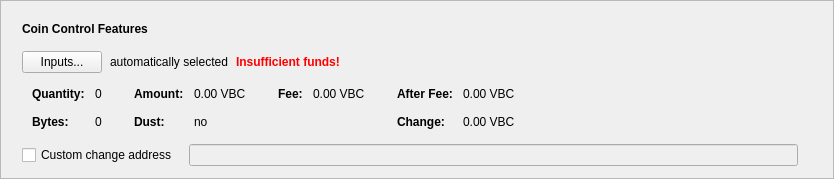
      <widget class="QFrame" name="frameCoinControl">
       <property name="sizePolicy">
        <sizepolicy hsizetype="Expanding" vsizetype="Fixed">
         <horstretch>0</horstretch>
         <verstretch>0</verstretch>
        </sizepolicy>
       </property>
       <property name="frameShape">
        <enum>QFrame::StyledPanel</enum>
       </property>
       <property name="frameShadow">
        <enum>QFrame::Raised</enum>
       </property>
       <layout class="QVBoxLayout" name="verticalLayout_2">
        <item>
         <layout class="QVBoxLayout" name="verticalLayoutCoinControl" stretch="0,0,0,0,0">
          <property name="spacing">
           <number>0</number>
          </property>
          <property name="sizeConstraint">
           <enum>QLayout::SetDefaultConstraint</enum>
          </property>
          <property name="leftMargin">
           <number>10</number>
          </property>
          <property name="topMargin">
           <number>10</number>
          </property>
          <item>
           <layout class="QHBoxLayout" name="horizontalLayoutCoinControl1">
            <property name="bottomMargin">
             <number>15</number>
            </property>
            <item>
             <widget class="QLabel" name="labelCoinControlFeatures">
              <property name="sizePolicy">
               <sizepolicy hsizetype="Preferred" vsizetype="Maximum">
                <horstretch>0</horstretch>
                <verstretch>0</verstretch>
               </sizepolicy>
              </property>
              <property name="font">
               <font>
                <weight>75</weight>
                <bold>true</bold>
               </font>
              </property>
              <property name="styleSheet">
               <string notr="true">font-weight:bold;</string>
              </property>
              <property name="text">
               <string>Coin Control Features</string>
              </property>
             </widget>
            </item>
           </layout>
          </item>
          <item>
           <layout class="QHBoxLayout" name="horizontalLayoutCoinControl2" stretch="0,0,0,0">
            <property name="spacing">
             <number>8</number>
            </property>
            <property name="bottomMargin">
             <number>10</number>
            </property>
            <item>
             <widget class="QPushButton" name="pushButtonCoinControl">
              <property name="styleSheet">
               <string notr="true"/>
              </property>
              <property name="text">
               <string>Inputs...</string>
              </property>
              <property name="autoDefault">
               <bool>false</bool>
              </property>
             </widget>
            </item>
            <item>
             <widget class="QLabel" name="labelCoinControlAutomaticallySelected">
              <property name="text">
               <string>automatically selected</string>
              </property>
              <property name="margin">
               <number>5</number>
              </property>
             </widget>
            </item>
            <item>
             <widget class="QLabel" name="labelCoinControlInsuffFunds">
              <property name="font">
               <font>
                <weight>75</weight>
                <bold>true</bold>
               </font>
              </property>
              <property name="styleSheet">
               <string notr="true">color:red;font-weight:bold;</string>
              </property>
              <property name="text">
               <string>Insufficient funds!</string>
              </property>
              <property name="margin">
               <number>5</number>
              </property>
             </widget>
            </item>
            <item>
             <spacer name="horizontalSpacerCoinControl">
              <property name="orientation">
               <enum>Qt::Horizontal</enum>
              </property>
              <property name="sizeHint" stdset="0">
               <size>
                <width>40</width>
                <height>1</height>
               </size>
              </property>
             </spacer>
            </item>
           </layout>
          </item>
          <item>
           <widget class="QWidget" name="widgetCoinControl" native="true">
            <property name="sizePolicy">
             <sizepolicy hsizetype="Preferred" vsizetype="Preferred">
              <horstretch>0</horstretch>
              <verstretch>0</verstretch>
             </sizepolicy>
            </property>
            <property name="minimumSize">
             <size>
              <width>0</width>
              <height>0</height>
             </size>
            </property>
            <property name="styleSheet">
             <string notr="true"/>
            </property>
            <layout class="QHBoxLayout" name="horizontalLayoutCoinControl5">
             <property name="leftMargin">
              <number>0</number>
             </property>
             <property name="topMargin">
              <number>0</number>
             </property>
             <property name="rightMargin">
              <number>0</number>
             </property>
             <property name="bottomMargin">
              <number>0</number>
             </property>
             <item>
              <layout class="QHBoxLayout" name="horizontalLayoutCoinControl3" stretch="0,0,0,1">
               <property name="spacing">
                <number>20</number>
               </property>
               <property name="topMargin">
                <number>0</number>
               </property>
               <property name="bottomMargin">
                <number>10</number>
               </property>
               <item>
                <layout class="QFormLayout" name="formLayoutCoinControl1">
                 <property name="horizontalSpacing">
                  <number>10</number>
                 </property>
                 <property name="verticalSpacing">
                  <number>14</number>
                 </property>
                 <property name="leftMargin">
                  <number>10</number>
                 </property>
                 <property name="topMargin">
                  <number>4</number>
                 </property>
                 <property name="rightMargin">
                  <number>6</number>
                 </property>
                 <item row="0" column="0">
                  <widget class="QLabel" name="labelCoinControlQuantityText">
                   <property name="font">
                    <font>
                     <weight>75</weight>
                     <bold>true</bold>
                    </font>
                   </property>
                   <property name="text">
                    <string>Quantity:</string>
                   </property>
                   <property name="margin">
                    <number>0</number>
                   </property>
                  </widget>
                 </item>
                 <item row="0" column="1">
                  <widget class="QLabel" name="labelCoinControlQuantity">
                   <property name="cursor">
                    <cursorShape>IBeamCursor</cursorShape>
                   </property>
                   <property name="contextMenuPolicy">
                    <enum>Qt::ActionsContextMenu</enum>
                   </property>
                   <property name="text">
                    <string notr="true">0</string>
                   </property>
                   <property name="margin">
                    <number>0</number>
                   </property>
                   <property name="textInteractionFlags">
                    <set>Qt::LinksAccessibleByMouse|Qt::TextSelectableByKeyboard|Qt::TextSelectableByMouse</set>
                   </property>
                  </widget>
                 </item>
                 <item row="1" column="0">
                  <widget class="QLabel" name="labelCoinControlBytesText">
                   <property name="font">
                    <font>
                     <weight>75</weight>
                     <bold>true</bold>
                    </font>
                   </property>
                   <property name="text">
                    <string>Bytes:</string>
                   </property>
                  </widget>
                 </item>
                 <item row="1" column="1">
                  <widget class="QLabel" name="labelCoinControlBytes">
                   <property name="cursor">
                    <cursorShape>IBeamCursor</cursorShape>
                   </property>
                   <property name="contextMenuPolicy">
                    <enum>Qt::ActionsContextMenu</enum>
                   </property>
                   <property name="text">
                    <string notr="true">0</string>
                   </property>
                   <property name="textInteractionFlags">
                    <set>Qt::LinksAccessibleByMouse|Qt::TextSelectableByKeyboard|Qt::TextSelectableByMouse</set>
                   </property>
                  </widget>
                 </item>
                </layout>
               </item>
               <item>
                <layout class="QFormLayout" name="formLayoutCoinControl2">
                 <property name="horizontalSpacing">
                  <number>10</number>
                 </property>
                 <property name="verticalSpacing">
                  <number>14</number>
                 </property>
                 <property name="leftMargin">
                  <number>6</number>
                 </property>
                 <property name="topMargin">
                  <number>4</number>
                 </property>
                 <property name="rightMargin">
                  <number>6</number>
                 </property>
                 <item row="0" column="0">
                  <widget class="QLabel" name="labelCoinControlAmountText">
                   <property name="font">
                    <font>
                     <weight>75</weight>
                     <bold>true</bold>
                    </font>
                   </property>
                   <property name="text">
                    <string>Amount:</string>
                   </property>
                   <property name="margin">
                    <number>0</number>
                   </property>
                  </widget>
                 </item>
                 <item row="0" column="1">
                  <widget class="QLabel" name="labelCoinControlAmount">
                   <property name="cursor">
                    <cursorShape>IBeamCursor</cursorShape>
                   </property>
                   <property name="contextMenuPolicy">
                    <enum>Qt::ActionsContextMenu</enum>
                   </property>
                   <property name="text">
                    <string notr="true">0.00 VBC</string>
                   </property>
                   <property name="textInteractionFlags">
                    <set>Qt::LinksAccessibleByMouse|Qt::TextSelectableByKeyboard|Qt::TextSelectableByMouse</set>
                   </property>
                  </widget>
                 </item>
                 <item row="1" column="0">
                  <widget class="QLabel" name="labelCoinControlLowOutputText">
                   <property name="font">
                    <font>
                     <weight>75</weight>
                     <bold>true</bold>
                    </font>
                   </property>
                   <property name="text">
                    <string>Dust:</string>
                   </property>
                  </widget>
                 </item>
                 <item row="1" column="1">
                  <widget class="QLabel" name="labelCoinControlLowOutput">
                   <property name="cursor">
                    <cursorShape>IBeamCursor</cursorShape>
                   </property>
                   <property name="contextMenuPolicy">
                    <enum>Qt::ActionsContextMenu</enum>
                   </property>
                   <property name="text">
                    <string notr="true">no</string>
                   </property>
                   <property name="textInteractionFlags">
                    <set>Qt::LinksAccessibleByMouse|Qt::TextSelectableByKeyboard|Qt::TextSelectableByMouse</set>
                   </property>
                  </widget>
                 </item>
                </layout>
               </item>
               <item>
                <layout class="QFormLayout" name="formLayoutCoinControl3">
                 <property name="horizontalSpacing">
                  <number>10</number>
                 </property>
                 <property name="verticalSpacing">
                  <number>14</number>
                 </property>
                 <property name="leftMargin">
                  <number>6</number>
                 </property>
                 <property name="topMargin">
                  <number>4</number>
                 </property>
                 <property name="rightMargin">
                  <number>6</number>
                 </property>
                 <item row="0" column="0">
                  <widget class="QLabel" name="labelCoinControlFeeText">
                   <property name="font">
                    <font>
                     <weight>75</weight>
                     <bold>true</bold>
                    </font>
                   </property>
                   <property name="text">
                    <string>Fee:</string>
                   </property>
                   <property name="margin">
                    <number>0</number>
                   </property>
                  </widget>
                 </item>
                 <item row="0" column="1">
                  <widget class="QLabel" name="labelCoinControlFee">
                   <property name="cursor">
                    <cursorShape>IBeamCursor</cursorShape>
                   </property>
                   <property name="contextMenuPolicy">
                    <enum>Qt::ActionsContextMenu</enum>
                   </property>
                   <property name="text">
                    <string notr="true">0.00 VBC</string>
                   </property>
                   <property name="textInteractionFlags">
                    <set>Qt::LinksAccessibleByMouse|Qt::TextSelectableByKeyboard|Qt::TextSelectableByMouse</set>
                   </property>
                  </widget>
                 </item>
                </layout>
               </item>
               <item>
                <layout class="QFormLayout" name="formLayoutCoinControl4">
                 <property name="horizontalSpacing">
                  <number>10</number>
                 </property>
                 <property name="verticalSpacing">
                  <number>14</number>
                 </property>
                 <property name="leftMargin">
                  <number>6</number>
                 </property>
                 <property name="topMargin">
                  <number>4</number>
                 </property>
                 <property name="rightMargin">
                  <number>6</number>
                 </property>
                 <item row="0" column="0">
                  <widget class="QLabel" name="labelCoinControlAfterFeeText">
                   <property name="font">
                    <font>
                     <weight>75</weight>
                     <bold>true</bold>
                    </font>
                   </property>
                   <property name="text">
                    <string>After Fee:</string>
                   </property>
                   <property name="margin">
                    <number>0</number>
                   </property>
                  </widget>
                 </item>
                 <item row="0" column="1">
                  <widget class="QLabel" name="labelCoinControlAfterFee">
                   <property name="cursor">
                    <cursorShape>IBeamCursor</cursorShape>
                   </property>
                   <property name="contextMenuPolicy">
                    <enum>Qt::ActionsContextMenu</enum>
                   </property>
                   <property name="text">
                    <string notr="true">0.00 VBC</string>
                   </property>
                   <property name="textInteractionFlags">
                    <set>Qt::LinksAccessibleByMouse|Qt::TextSelectableByKeyboard|Qt::TextSelectableByMouse</set>
                   </property>
                  </widget>
                 </item>
                 <item row="1" column="0">
                  <widget class="QLabel" name="labelCoinControlChangeText">
                   <property name="font">
                    <font>
                     <weight>75</weight>
                     <bold>true</bold>
                    </font>
                   </property>
                   <property name="text">
                    <string>Change:</string>
                   </property>
                  </widget>
                 </item>
                 <item row="1" column="1">
                  <widget class="QLabel" name="labelCoinControlChange">
                   <property name="cursor">
                    <cursorShape>IBeamCursor</cursorShape>
                   </property>
                   <property name="contextMenuPolicy">
                    <enum>Qt::ActionsContextMenu</enum>
                   </property>
                   <property name="text">
                    <string notr="true">0.00 VBC</string>
                   </property>
                   <property name="textInteractionFlags">
                    <set>Qt::LinksAccessibleByMouse|Qt::TextSelectableByKeyboard|Qt::TextSelectableByMouse</set>
                   </property>
                  </widget>
                 </item>
                </layout>
               </item>
              </layout>
             </item>
            </layout>
           </widget>
          </item>
          <item>
           <layout class="QHBoxLayout" name="horizontalLayoutCoinControl4" stretch="0,0,0">
            <property name="spacing">
             <number>12</number>
            </property>
            <property name="sizeConstraint">
             <enum>QLayout::SetDefaultConstraint</enum>
            </property>
            <property name="topMargin">
             <number>5</number>
            </property>
            <property name="rightMargin">
             <number>5</number>
            </property>
            <item>
             <widget class="QCheckBox" name="checkBoxCoinControlChange">
              <property name="toolTip">
               <string>If this is activated, but the change address is empty or invalid, change will be sent to a newly generated address.</string>
              </property>
              <property name="text">
               <string>Custom change address</string>
              </property>
             </widget>
            </item>
            <item>
             <widget class="QValidatedLineEdit" name="lineEditCoinControlChange">
              <property name="enabled">
               <bool>false</bool>
              </property>
              <property name="sizePolicy">
               <sizepolicy hsizetype="Expanding" vsizetype="Fixed">
                <horstretch>0</horstretch>
                <verstretch>0</verstretch>
               </sizepolicy>
              </property>
             </widget>
            </item>
            <item>
             <widget class="QLabel" name="labelCoinControlChangeLabel">
              <property name="sizePolicy">
               <sizepolicy hsizetype="Preferred" vsizetype="Expanding">
                <horstretch>0</horstretch>
                <verstretch>0</verstretch>
               </sizepolicy>
              </property>
              <property name="minimumSize">
               <size>
                <width>0</width>
                <height>0</height>
               </size>
              </property>
              <property name="text">
               <string/>
              </property>
              <property name="margin">
               <number>3</number>
              </property>
             </widget>
            </item>
           </layout>
          </item>
          <item>
           <spacer name="verticalSpacerCoinControl">
            <property name="orientation">
             <enum>Qt::Vertical</enum>
            </property>
            <property name="sizeType">
             <enum>QSizePolicy::Expanding</enum>
            </property>
            <property name="sizeHint" stdset="0">
             <size>
              <width>800</width>
              <height>1</height>
             </size>
            </property>
           </spacer>
          </item>
         </layout>
        </item>
       </layout>
      </widget>
